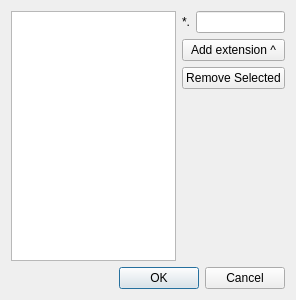
<?xml version="1.0" encoding="UTF-8"?>
<ui version="4.0">
 <class>ImageExtensionsSelectDialog</class>
 <widget class="QDialog" name="ImageExtensionsSelectDialog">
  <property name="geometry">
   <rect>
    <x>0</x>
    <y>0</y>
    <width>296</width>
    <height>300</height>
   </rect>
  </property>
  <property name="windowTitle">
   <string>Dialog</string>
  </property>
  <layout class="QVBoxLayout" name="verticalLayout_2">
   <item>
    <layout class="QVBoxLayout" name="verticalLayout">
     <item>
      <layout class="QHBoxLayout" name="horizontalLayout">
       <item>
        <layout class="QVBoxLayout" name="verticalLayout_3">
         <item>
          <widget class="QListView" name="listView"/>
         </item>
        </layout>
       </item>
       <item>
        <layout class="QVBoxLayout" name="verticalLayout_4">
         <item>
          <layout class="QHBoxLayout" name="horizontalLayout_3">
           <item>
            <widget class="QLabel" name="label">
             <property name="text">
              <string>*.</string>
             </property>
            </widget>
           </item>
           <item>
            <widget class="QLineEdit" name="lineEdit_extension"/>
           </item>
          </layout>
         </item>
         <item>
          <widget class="QPushButton" name="pushButton_add">
           <property name="text">
            <string>Add extension ^</string>
           </property>
          </widget>
         </item>
         <item>
          <widget class="QPushButton" name="pushButton_removeSelected">
           <property name="text">
            <string>Remove Selected</string>
           </property>
          </widget>
         </item>
         <item>
          <spacer name="verticalSpacer">
           <property name="orientation">
            <enum>Qt::Vertical</enum>
           </property>
           <property name="sizeHint" stdset="0">
            <size>
             <width>20</width>
             <height>40</height>
            </size>
           </property>
          </spacer>
         </item>
        </layout>
       </item>
      </layout>
     </item>
    </layout>
   </item>
   <item>
    <widget class="QDialogButtonBox" name="buttonBox">
     <property name="orientation">
      <enum>Qt::Horizontal</enum>
     </property>
     <property name="standardButtons">
      <set>QDialogButtonBox::Cancel|QDialogButtonBox::Ok</set>
     </property>
    </widget>
   </item>
  </layout>
 </widget>
 <resources/>
 <connections>
  <connection>
   <sender>buttonBox</sender>
   <signal>accepted()</signal>
   <receiver>ImageExtensionsSelectDialog</receiver>
   <slot>accept()</slot>
   <hints>
    <hint type="sourcelabel">
     <x>248</x>
     <y>254</y>
    </hint>
    <hint type="destinationlabel">
     <x>157</x>
     <y>274</y>
    </hint>
   </hints>
  </connection>
  <connection>
   <sender>buttonBox</sender>
   <signal>rejected()</signal>
   <receiver>ImageExtensionsSelectDialog</receiver>
   <slot>reject()</slot>
   <hints>
    <hint type="sourcelabel">
     <x>316</x>
     <y>260</y>
    </hint>
    <hint type="destinationlabel">
     <x>286</x>
     <y>274</y>
    </hint>
   </hints>
  </connection>
 </connections>
</ui>
